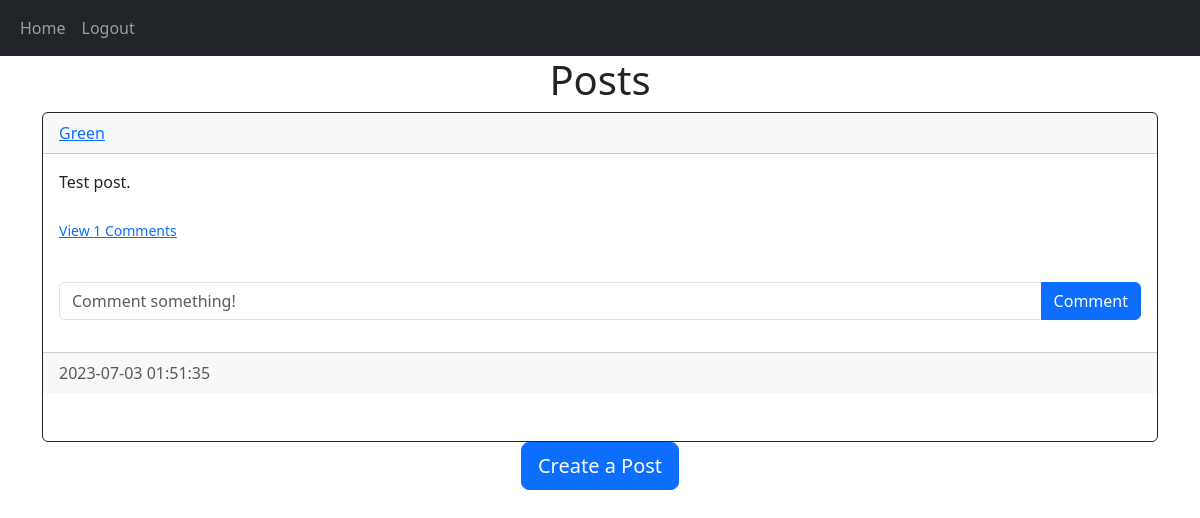
The app's page /home (signed in), older data.
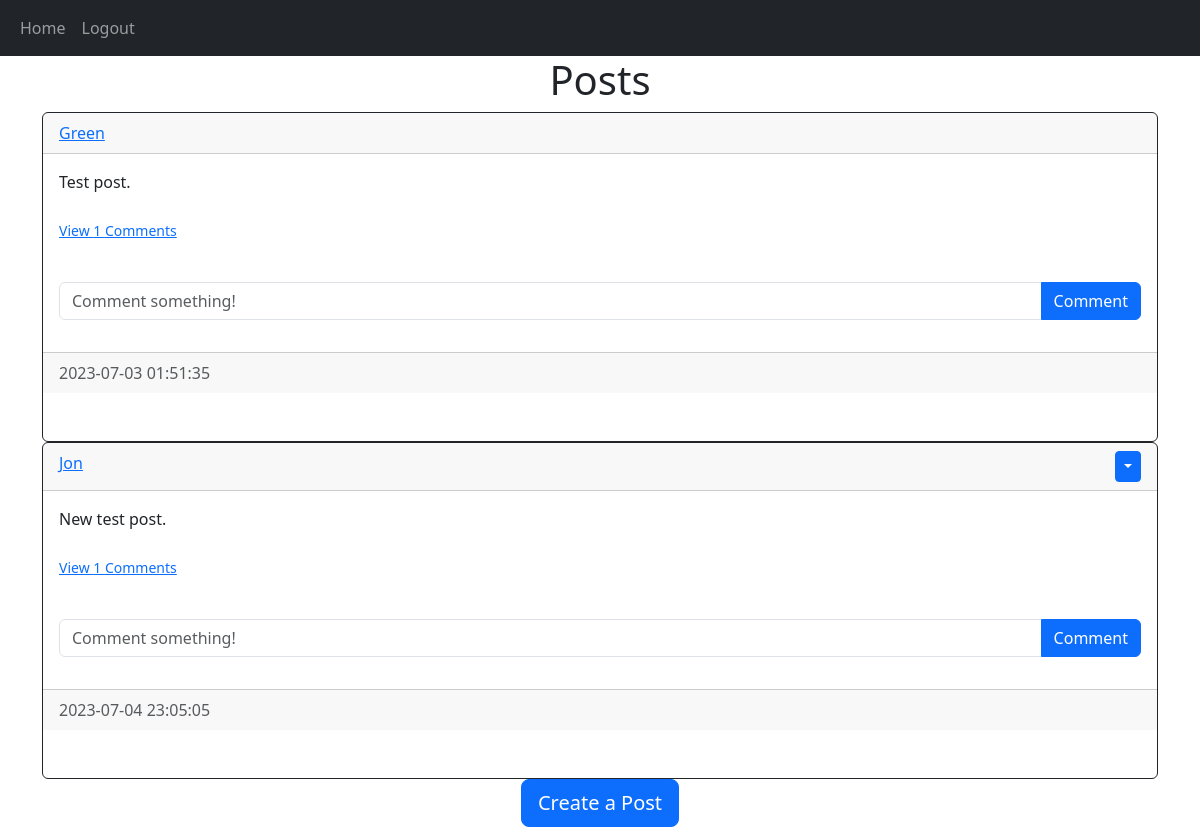
The same page, newer data.
### website/models.py (models this page shows)
class Post(db.Model):
    id = db.Column(db.Integer, primary_key=True)
    text = db.Column(db.Text, nullable=False)
    date_created = db.Column(db.DateTime(timezone=True), default=func.now())
    author = db.Column(db.Integer, db.ForeignKey('user.id', ondelete='CASCADE'), nullable=False)
    comments = db.Relationship('Comment', backref='post', passive_deletes=True)

class User(db.Model, UserMixin):
    id = db.Column(db.Integer, primary_key=True)
    email = db.Column(db.String(150), unique=True)
    username = db.Column(db.String(150), unique=True)
    password = db.Column(db.String(150))
    date_created = db.Column(db.DateTime(timezone=True), default=func.now())
    posts = db.relationship('Post', backref='user', passive_deletes=True)
    comments = db.Relationship('Comment', backref='user', passive_deletes=True)

### website/views.py (the view)
@views.route('/')
@views.route('/home')
@login_required
def home():
    posts = Post.query.all()
    return render_template('home.html', user=current_user, posts=posts)

### website/__init__.py (called while the page is built)
def create_app():
    app = Flask(__name__)
    app.config['SECRET_KEY'] = "Green Bean"
    app.config['SQLALCHEMY_DATABASE_URI'] = f'sqlite:///{DB_NAME}'
    db.init_app(app)
    from .auth import auth
    from .views import views
    app.register_blueprint(auth, url_prefix="/")
    app.register_blueprint(views, url_prefix="/")
    from .models import User, Post, Comment
    with app.app_context():
        db.create_all()
    login_manager = LoginManager()
    login_manager.login_view = "auth.login"
    login_manager.init_app(app)
    @login_manager.user_loader
    def load_user(id):
        return User.query.get(int(id))
    return app

### website/templates/home.html (shortened to what this page needs)
{% extends "post_div.html" %}

### website/templates/post_div.html (shortened to what this page needs)
{% extends "base.html" %}
{% block content %}
    <h1 align="center">
        {% block header %}
            Posts
        {% endblock %}
    </h1>
    <div id="posts">
        {% for post in posts %}
            <div class="card border-dark">
                <div class="card-header d-flex justify-content-between alien-items-center">
                    <a href="/posts/{{post.user.username}}">{{ post.user.username }}</a>
                    {% if user.id == post.author %}
                    <div class="btn-group">
                        <button type="button" class="btn btn-sm btn-primary dropdown-toggle" data-bs-toggle="dropdown"></button>
                    </div>
                {% endif %}
                </div>
                <div class="card-body">
                    <div class="card-text">{{ post.text }}</div>
                    <br />
                    <p class="card-text">
                        {% if post.comments|length > 0 %}
                            <a data-bs-toggle="collapse" href="#comments-{{post.id}}" role="button">
                                <small>View {{ post.comments|length }} Comments</small>
                            </a>
                        {% else %}
                            <small class="text-muted">No Comments</small>
                        {% endif %}
                    </p>
                    <br />
                    <form class="input-group mb-3" method="POST" action="/create-comment/{{post.id}}">
                        <input type="text" id="text" name="text" class="form-control" placeholder="Comment something!" />
                        <button type="submit" class="btn btn-primary">Comment</button>
                    </form>
                </div>
                <div class="card-footer text-muted">{{ post.date_created }}</div>
            <br /> <br />
            </div>
        {% endfor %}
    </div>
    {% block footer %}
    <div align="center">
        <a href="/create-post">
            <button type="button" class="btn btn-primary btn-lg">
                Create a Post
            </button>
        </a>
    </div>
    {% endblock %} {% endblock %}

### website/templates/base.html (shortened to what this page needs)
<!doctype html>
<html lang="en">
<head>
    <link href="https://cdn.jsdelivr.net/npm/bootstrap@5.3.0/dist/css/bootstrap.min.css"
          rel="stylesheet"
>
</head>
<body>
    <nav class="navbar navbar-expand-lg navbar-dark bg-dark">
        <div class="container-fluid">
            <div class="collapse navbar-collapse" id="navbar">
                <div class="navbar-nav">
                    <a class="nav-item nav-link" href="/home">Home</a>
                    {% if user.is_authenticated %}
                        <a class="nav-item nav-link" href="/logout">Logout</a>
                    {% else %}
                        <a class="nav-item nav-link" href="/login">Login</a>
                        <a class="nav-item nav-link" href="/signup">Signup</a>
                    {% endif %}
                </div>
            </div>
        </div>
    </nav>
    <div class="container">{% block content %}{% endblock %}</div>
</body>
</html>

Row changes from the older to the newer data that the page shows:
added Post: user.username "Jon", text "New test post.", comments|length "1", date_created "2023-07-04 23:05:05"
